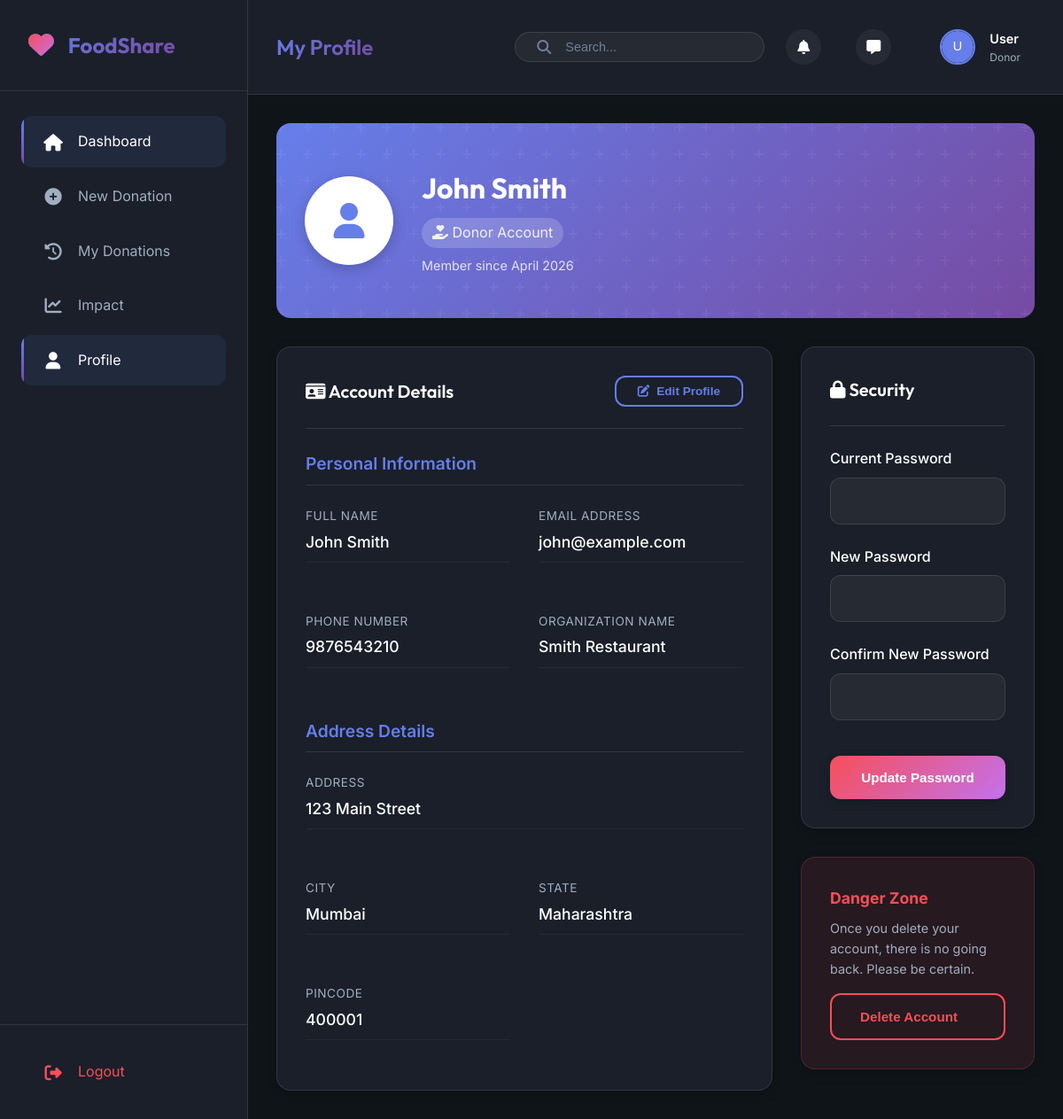
Page /views/donor/profile.php (signed in) on the committed database.
### tables this page shows
CREATE TABLE IF NOT EXISTS donor_details (
    id INT AUTO_INCREMENT PRIMARY KEY,
    user_id INT NOT NULL,
    organization_name VARCHAR(255),
    organization_type ENUM('individual', 'restaurant', 'hotel', 'catering', 'grocery', 'other') DEFAULT 'individual',
    license_number VARCHAR(100),
    total_donations INT DEFAULT 0,
    total_meals_provided INT DEFAULT 0,
    rating DECIMAL(3, 2) DEFAULT 0.00,
    created_at TIMESTAMP DEFAULT CURRENT_TIMESTAMP,
    FOREIGN KEY (user_id) REFERENCES users(id) ON DELETE CASCADE,
    INDEX idx_user_id (user_id)
);

CREATE TABLE IF NOT EXISTS users (
    id INT AUTO_INCREMENT PRIMARY KEY,
    user_type ENUM('donor', 'ngo', 'volunteer', 'admin') NOT NULL,
    email VARCHAR(255) UNIQUE NOT NULL,
    password VARCHAR(255) NOT NULL,
    full_name VARCHAR(255) NOT NULL,
    phone VARCHAR(20),
    address TEXT,
    city VARCHAR(100),
    state VARCHAR(100),
    pincode VARCHAR(10),
    latitude DECIMAL(10, 8),
    longitude DECIMAL(11, 8),
    profile_image VARCHAR(255),
    is_verified BOOLEAN DEFAULT FALSE,
    is_active BOOLEAN DEFAULT TRUE,
    created_at TIMESTAMP DEFAULT CURRENT_TIMESTAMP,
    updated_at TIMESTAMP DEFAULT CURRENT_TIMESTAMP ON UPDATE CURRENT_TIMESTAMP,
    INDEX idx_user_type (user_type),
    INDEX idx_email (email),
    INDEX idx_city (city)
);

### models/Database.php (called while the page is built, shortened)
<?php
class Database {
    private $host = DB_HOST;
    private $user = DB_USER;
    private $pass = DB_PASS;
    private $dbname = DB_NAME;
    private $dbh;
    private $stmt;
    public function __construct() {
        $dsn = 'mysql:host=' . $this->host . ';dbname=' . $this->dbname;
        $options = array(
            PDO::ATTR_PERSISTENT => true,
            PDO::ATTR_ERRMODE => PDO::ERRMODE_EXCEPTION
        );
        try {
            $this->dbh = new PDO($dsn, $this->user, $this->pass, $options);
        } catch(PDOException $e) {
            $this->error = $e->getMessage();
            echo "Connection Error: " . $this->error;
        }
    }
    public function query($sql) {
        $this->stmt = $this->dbh->prepare($sql);
    }
    public function bind($param, $value, $type = null) {
        if (is_null($type)) {
            switch (true) {
                case is_int($value):
                    $type = PDO::PARAM_INT;
                    break;
            }
        }
        $this->stmt->bindValue($param, $value, $type);
    }
    public function execute() {
        return $this->stmt->execute();
    }
    public function single() {
        $this->execute();
        return $this->stmt->fetch(PDO::FETCH_OBJ);
    }
}

### models/User.php (called while the page is built, shortened)
<?php
require_once 'Database.php';
class User {
    private $db;
    public function __construct() {
        $this->db = new Database();
    }
    public function getUserById($id) {
        $this->db->query('SELECT * FROM users WHERE id = :id');
        $this->db->bind(':id', $id);
        $user = $this->db->single();
        if($user->user_type == 'donor') {
            $this->db->query('SELECT u.*, d.organization_name, d.organization_type, d.license_number, d.total_donations, d.total_meals_provided, d.rating
                              FROM users u
                              LEFT JOIN donor_details d ON u.id = d.user_id
                              WHERE u.id = :id');
        } elseif($user->user_type == 'ngo') {
            $this->db->query('SELECT u.*, n.ngo_name, n.registration_number, n.ngo_type, n.website, n.capacity, n.total_requests, n.total_received, n.rating, n.verified_by_admin
                              FROM users u
                              LEFT JOIN ngo_details n ON u.id = n.user_id
                              WHERE u.id = :id');
        } elseif($user->user_type == 'volunteer') {
            $this->db->query('SELECT u.*, v.vehicle_type, v.vehicle_number, v.driving_license, v.availability, v.total_pickups, v.total_deliveries, v.rating, v.points, v.level
                              FROM users u
                              LEFT JOIN volunteer_details v ON u.id = v.user_id
                              WHERE u.id = :id');
        } else {
            return $user;
        }
        $this->db->bind(':id', $id);
        return $this->db->single();
    }
}

### views/donor/profile.php (the view, shortened to what this page needs)
<?php
require_once '../../models/User.php';
$userModel = new User();
$userId = $_SESSION['user_id'];
$currentUser = $userModel->getUserById($userId);
?>
<div class="profile-header">
    <div class="profile-avatar">
        <i class="fas fa-user"></i>
    </div>
    <div class="profile-info">
        <h1 class="profile-name"><?php echo $currentUser->full_name; ?></h1>
        <span class="profile-role"><i class="fas fa-hand-holding-heart"></i> Donor Account</span>
        <div style="margin-top: 0.5rem; font-size: 0.9rem; opacity: 0.8;">
            Member since <?php echo date('F Y', strtotime($currentUser->created_at)); ?>
        </div>
    </div>
</div>
<div class="grid grid-3 gap-lg">
    <div style="grid-column: span 2;">
        <div class="card">
            <div class="card-header flex-between">
                <h2 class="card-title"><i class="fas fa-id-card"></i> Account Details</h2>
                <button type="button" class="btn btn-outline btn-sm" id="editToggleBtn" onclick="toggleEditMode()">
                    <i class="fas fa-edit"></i> Edit Profile
                </button>
            </div>
            <div class="card-body">
                <form method="POST" action="<?php echo $_SERVER['PHP_SELF']; ?>" id="profileForm">
                    <h3 class="section-title">Personal Information</h3>
                    <div class="grid grid-2 gap-lg mb-lg">
                        <div class="info-group">
                            <div class="info-label">Full Name</div>
                            <div class="view-mode info-value"><?php echo $currentUser->full_name; ?></div>
                        </div>
                        <div class="info-group">
                            <div class="info-label">Email Address</div>
                            <div class="view-mode info-value"><?php echo $currentUser->email; ?></div>
                        </div>
                        <div class="info-group">
                            <div class="info-label">Phone Number</div>
                            <div class="view-mode info-value"><?php echo $currentUser->phone; ?></div>
                        </div>
                        <div class="info-group">
                            <div class="info-label">Organization Name</div>
                            <div class="view-mode info-value"><?php echo $currentUser->organization_name ?: 'N/A'; ?></div>
                        </div>
                    </div>
                    <h3 class="section-title">Address Details</h3>
                    <div class="grid grid-2 gap-lg">
                        <div class="info-group" style="grid-column: span 2;">
                            <div class="info-label">Address</div>
                            <div class="view-mode info-value"><?php echo $currentUser->address; ?></div>
                        </div>
                        <div class="info-group">
                            <div class="info-label">City</div>
                            <div class="view-mode info-value"><?php echo $currentUser->city; ?></div>
                        </div>
                        <div class="info-group">
                            <div class="info-label">State</div>
                            <div class="view-mode info-value"><?php echo $currentUser->state; ?></div>
                        </div>
                        <div class="info-group">
                            <div class="info-label">Pincode</div>
                            <div class="view-mode info-value"><?php echo $currentUser->pincode; ?></div>
                        </div>
                    </div>
                </form>
            </div>
        </div>
    </div>
    <div>
        <div class="card">
            <div class="card-header">
                <h2 class="card-title"><i class="fas fa-lock"></i> Security</h2>
            </div>
            <div class="card-body">
                <form method="POST" action="<?php echo $_SERVER['PHP_SELF']; ?>">
                    <div class="form-group">
                        <label class="form-label">Current Password</label>
                        <input type="password" name="current_password" class="form-control" required>
                    </div>
                    <div class="form-group">
                        <label class="form-label">New Password</label>
                        <input type="password" name="new_password" class="form-control" minlength="6" required>
                    </div>
                    <div class="form-group">
                        <label class="form-label">Confirm New Password</label>
                        <input type="password" name="confirm_password" class="form-control" minlength="6" required>
                    </div>
                    <button type="submit" name="change_password" class="btn btn-secondary" style="width: 100%; justify-content: center; margin-top: 1rem;">
                        Update Password
                    </button>
                </form>
            </div>
        </div>
        <div class="card mt-lg" style="background: rgba(246, 79, 89, 0.1); border: 1px solid rgba(246, 79, 89, 0.2);">
            <div class="card-body">
                <h3 style="color: #f64f59; font-size: 1.1rem; margin-bottom: 0.5rem;">Danger Zone</h3>
                <p style="font-size: 0.9rem; color: var(--text-secondary); margin-bottom: 1rem;">Once you delete your account, there is no going back. Please be certain.</p>
                <button class="btn btn-outline" style="width: 100%; border-color: #f64f59; color: #f64f59;">Delete Account</button>
            </div>
        </div>
    </div>
</div>
<?php
include '../../partials/layout.php';
?>

### assets/css/style.css (style rules this page uses)
* { margin: 0; padding: 0; box-sizing: border-box; }
body { font-family: var(--font-primary); background: var(--bg-primary); color: var(--text-primary); line-height: 1.6; overflow-x: hidden; }
.card { background: var(--bg-secondary); border: 1px solid rgba(255, 255, 255, 0.1); border-radius: var(--radius-lg); padding: var(--spacing-lg); box-shadow: var(--shadow-md); transition: all var(--transition-base); position: relative; overflow: hidden; }
.card::before { content: ''; position: absolute; top: 0; left: 0; right: 0; height: 3px; background: var(--gradient-primary); transform: scaleX(0); transition: transform var(--transition-base); }
.card-header { display: flex; align-items: center; justify-content: space-between; margin-bottom: var(--spacing-md); padding-bottom: var(--spacing-md); border-bottom: 1px solid rgba(255, 255, 255, 0.1); }
.card-title { font-size: 1.25rem; font-weight: 600; font-family: var(--font-heading); }
.card-body { color: var(--text-secondary); }
.btn { display: inline-flex; align-items: center; gap: var(--spacing-xs); padding: var(--spacing-sm) var(--spacing-lg); font-size: 0.95rem; font-weight: 600; text-decoration: none; border: none; border-radius: var(--radius-md); cursor: pointer; transition: all var(--transition-base); position: relative; overflow: hidden; }
.btn::before { content: ''; position: absolute; top: 50%; left: 50%; width: 0; height: 0; border-radius: 50%; background: rgba(255, 255, 255, 0.2); transform: translate(-50%, -50%); transition: width 0.6s, height 0.6s; }
.btn-secondary { background: var(--gradient-secondary); color: white; box-shadow: var(--shadow-md); }
.btn-outline { background: transparent; color: var(--primary); border: 2px solid var(--primary); }
.btn-sm { padding: var(--spacing-xs) var(--spacing-md); font-size: 0.85rem; }
.form-group { margin-bottom: var(--spacing-md); }
.form-label { display: block; margin-bottom: var(--spacing-xs); font-weight: 500; color: var(--text-primary); }
.form-control { width: 100%; padding: var(--spacing-sm) var(--spacing-md); background: var(--surface); border: 1px solid rgba(255, 255, 255, 0.1); border-radius: var(--radius-md); color: var(--text-primary); font-family: var(--font-primary); font-size: 0.95rem; transition: all var(--transition-fast); }
.form-control::placeholder { color: var(--text-muted); }
.animate-fade-in { animation: fadeIn 0.6s ease-out; }
.grid { display: grid; gap: var(--spacing-md); }
.grid-2 { grid-template-columns: repeat(2, 1fr); }
.grid-3 { grid-template-columns: repeat(3, 1fr); }
.flex-between { display: flex; justify-content: space-between; align-items: center; }
.gap-lg { gap: var(--spacing-lg); }
.mt-lg { margin-top: var(--spacing-lg); }
.mb-lg { margin-bottom: var(--spacing-lg); }

### views/donor/profile.php (style rules this page uses)
.profile-header { background: linear-gradient(135deg, #667eea 0%, #764ba2 100%); border-radius: var(--radius-lg); padding: 3rem 2rem; color: white; display: flex; align-items: center; gap: 2rem; margin-bottom: 2rem; position: relative; overflow: hidden; }
.profile-header::after { content: ''; position: absolute; top: 0; right: 0; bottom: 0; left: 0; }
.profile-avatar { width: 100px; height: 100px; background: white; border-radius: 50%; display: flex; align-items: center; justify-content: center; font-size: 2.5rem; color: #667eea; box-shadow: 0 4px 15px rgba(0,0,0,0.2); position: relative; z-index: 1; }
.profile-info { position: relative; z-index: 1; }
.profile-name { font-size: 2rem; font-weight: 700; margin-bottom: 0.5rem; font-family: var(--font-heading); }
.profile-role { font-size: 1rem; opacity: 0.9; background: rgba(255,255,255,0.2); padding: 0.25rem 0.75rem; border-radius: 20px; display: inline-block; }
.info-group { margin-bottom: 1.5rem; }
.info-label { color: var(--text-secondary); font-size: 0.85rem; text-transform: uppercase; letter-spacing: 0.5px; margin-bottom: 0.25rem; }
.info-value { font-size: 1.1rem; color: var(--text-primary); font-weight: 500; border-bottom: 1px solid rgba(255,255,255,0.05); padding-bottom: 0.5rem; }
.section-title { font-size: 1.2rem; font-weight: 600; margin-bottom: 1.5rem; padding-bottom: 0.5rem; border-bottom: 1px solid rgba(255,255,255,0.1); color: var(--primary); }

### rows in the picture
donor_details: user.full_name "John Smith", user.created_at "April 2026", user.email "john@example.com", user.phone "9876543210", organization_name "Smith Restaurant", user.address "123 Main Street", user.city "Mumbai", user.state "Maharashtra", user.pincode "400001"

### other values in the picture
$item['label'] "Dashboard"
$item['label'] "New Donation"
$item['label'] "My Donations"
$item['label'] "Impact"
$item['label'] "Profile"
$pageHeading "My Profile"
$_SESSION['full_name'] "User"
$_SESSION['role'] "Donor"
